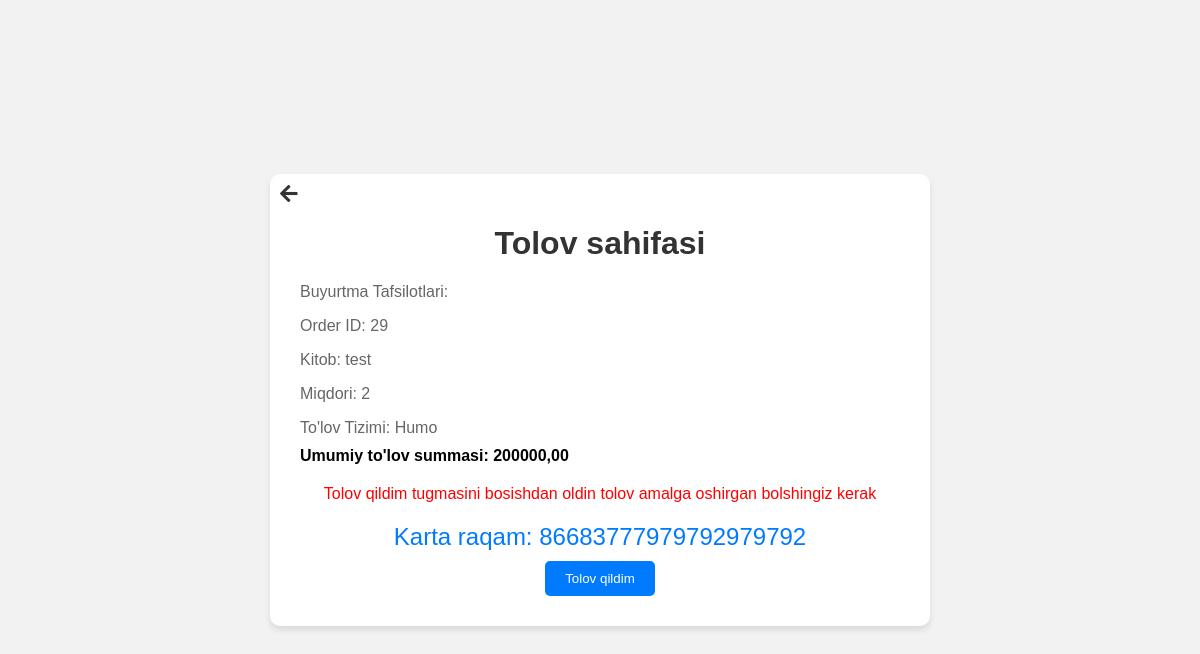
Page /payment/29/ (signed in) on the committed database.
### shop/models.py (models this page shows, shortened)
class Order(models.Model):
    user = models.ForeignKey(User, on_delete=models.CASCADE)
    book = models.ForeignKey(Book, on_delete=models.CASCADE)
    quantity = models.IntegerField(default=1)
    status = models.ForeignKey(OrderStatus, on_delete=models.CASCADE, default=1)
    address = models.CharField(max_length=255)
    phone_number = PhoneNumberField()
    order_time = models.DateTimeField(auto_now_add=True)
    payment_system = models.ForeignKey(PaymentSystem, on_delete=models.CASCADE, null=True)

class Book(models.Model):
    title = models.CharField(max_length=255)
    description = models.TextField()
    author = models.ForeignKey(Author, on_delete=models.CASCADE)
    category = models.ForeignKey(Category, on_delete=models.CASCADE)
    price = models.DecimalField(max_digits=10, decimal_places=2)
    discount_price = models.DecimalField(max_digits=10, decimal_places=2, blank=True, null=True)
    cover_image = models.ImageField(upload_to='book_covers/', blank=True, null=True)
    featured = models.BooleanField(default=False)
    popular = models.BooleanField(default=False)

class PaymentSystem(models.Model):
    name = models.CharField(max_length=100)
    number = models.CharField(max_length=889)
    photo = models.ImageField(upload_to='payment_systems/', blank=True, null=True)  # Поле для фото

### shop/views.py (the view)
# urls.py: path('payment/<int:order_id>/', views.payment_page, name='payment_page'),
@login_required
def payment_page(request, order_id):
    order = get_object_or_404(Order, id=order_id)
    payment_system = order.payment_system
    if order.book.discount_price:
        total_amount = order.book.discount_price * order.quantity
    else:
        total_amount = order.book.price * order.quantity
    if request.method == 'POST':
        send_payment_confirmation(order, payment_system)
        return redirect('payment_confirmation', order_id=order.pk)
    return render(request, 'payment_page.html', {'order': order, 'payment_system': payment_system, 'total_amount': total_amount})

### shop/templates/payment_page.html (shortened to what this page needs)
<!DOCTYPE html>
<html lang="en">
<head>
    <link rel="stylesheet" href="https://cdnjs.cloudflare.com/ajax/libs/font-awesome/5.15.4/css/all.min.css">
</head>
<body>
    <div class="container">
        <i class="fas fa-arrow-left back-icon" onclick="goBack()"></i>
        <h1>Tolov sahifasi</h1>
        <p>Buyurtma Tafsilotlari:</p>
        <p>Order ID: {{ order.id }}</p>
        <p>Kitob: {{ order.book.title }}</p>
        <p>Miqdori: {{ order.quantity }}</p>
        <p>To'lov Tizimi: {{ payment_system.name }}</p>
        <b>Umumiy to'lov summasi: {{ total_amount }}</b>
        <form method="post">
            <p style="color: red;">Tolov qildim tugmasini bosishdan oldin tolov amalga oshirgan bolshingiz kerak</p>
            <p class="card-number">Karta raqam: {{ payment_system.number }}</p>
            <button type="submit">Tolov qildim</button>
        </form>
    </div>
</body>
</html>

### shop/templates/payment_page.html (style rules this page uses)
body { font-family: Arial, sans-serif; margin: 0; padding: 0; background-color: #f2f2f2; display: flex; justify-content: center; align-items: center; height: 100vh; }
.container { background-color: #fff; border-radius: 10px; box-shadow: 0 4px 6px rgba(0, 0, 0, 0.1); padding: 30px; width: 90%; max-width: 600px; position: relative; }
h1 { text-align: center; color: #333; }
p { color: #666; margin-bottom: 10px; }
.card-number { text-align: center; font-size: 24px; margin-top: 20px; color: #007bff; }
form { text-align: center; margin-top: 20px; }
button { padding: 10px 20px; border: none; border-radius: 5px; background-color: #007bff; color: #fff; cursor: pointer; transition: background-color 0.3s ease; }
.back-icon { position: absolute; top: 10px; left: 10px; font-size: 20px; color: #333; cursor: pointer; }

### rows in the picture
Order: id "29", book "test", quantity "2"
PaymentSystem: name "Humo", number "86683777979792979792"

### other values in the picture
{{ total_amount }} "200000,00"
